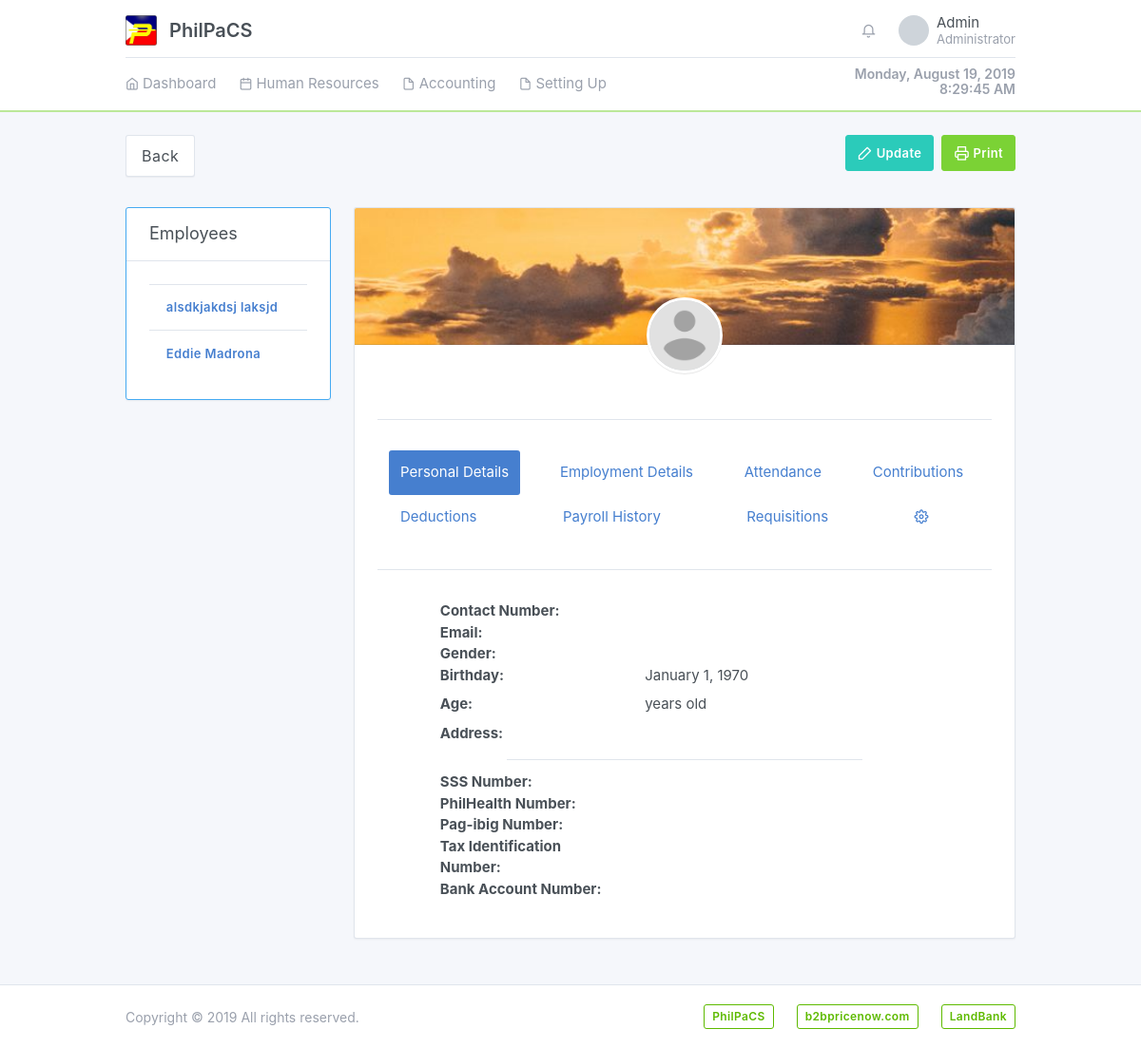
/system/employee.php?id=0 (signed in), run on an earlier commit of the app's database.
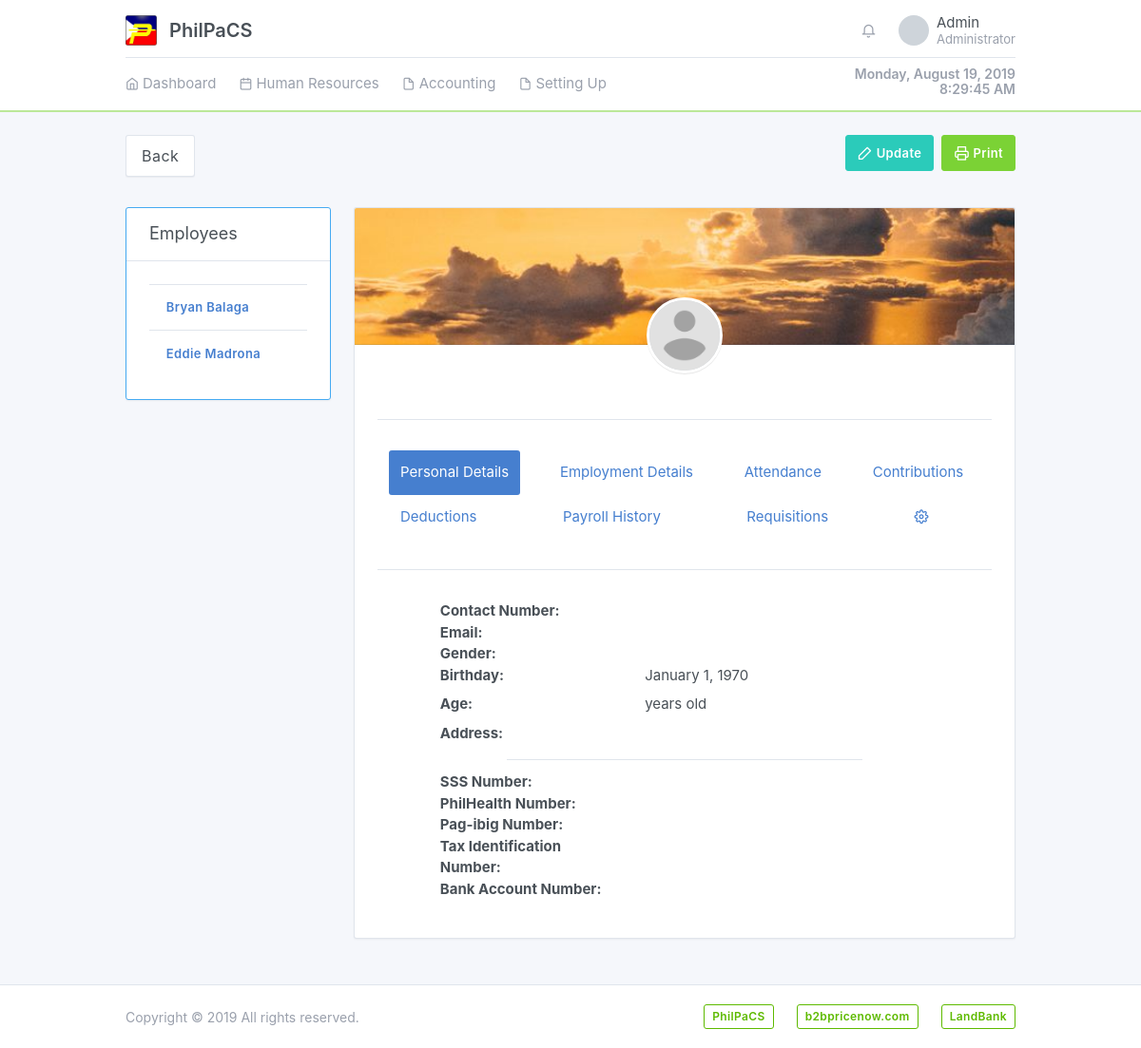
And on a later commit of the database.
### tables this page shows
CREATE TABLE `personaldetailstbl` (
  `personalID` int(11) NOT NULL AUTO_INCREMENT,
  `firstName` varchar(50) NOT NULL,
  `middleName` varchar(50) DEFAULT NULL,
  `lastName` varchar(50) NOT NULL,
  `contactNumber` varchar(15) NOT NULL,
  `email` varchar(60) NOT NULL,
  `gender` tinyint(1) NOT NULL,
  `birthday` date NOT NULL,
  `age` int(3) NOT NULL,
  `photo` varchar(255) DEFAULT NULL,
  `status` tinyint(1) NOT NULL,
  PRIMARY KEY (`personalID`)
);

### models/Config.php (called while the page is built, shortened)
<?php
require_once 'Database.php';
class Config extends Database {
	protected $conn;
	public function __construct() {
		$database = new Database();
		$this->conn = $database->db_connection();
	}
	public function runQuery($sql) {
		$stmt = $this->conn->prepare($sql);
		return $stmt;
	}
}

### models/Database.php (called while the page is built, shortened)
<?php
class Database {
	private $host = "localhost";
	private $dbname = "philpacs";
	private $username = "root";
	private $password = "";
	public function db_connection(){
		try {
			$this->conn = new PDO("mysql:host=" . $this->host . ";dbname=" . $this->dbname, $this->username, $this->password);
			$this->conn->setAttribute(PDO::ATTR_ERRMODE, PDO::ERRMODE_EXCEPTION);
			return $this->conn;
		} catch (PDOException $e) {
			echo "Connection Error: " . $e->getMessage();
		}
	}
}

### includes/employee/employee.data.php (shortened to what the changed rows need)
<div class="dimmer active">
  <div id="dimmer-content">
    <div class="row">
      <div class="col-md-3">
        <div class="card border-info">
          <div class="card-body">
            <table class="table table-sm datatable">
              <tbody>
                <?php
                $display = $config->runQuery("SELECT personalID, CONCAT (personaldetailstbl.firstName, ' ', personaldetailstbl.lastName) AS fullname
                                              FROM personaldetailstbl WHERE status=:status LIMIT 10");
                $display->execute(array(":status"=>1));
                while ($rows = $display->fetch(PDO::FETCH_ASSOC)) {
                  ?>
                  <tr>
                    <td>
                      <a href="./employee.php?id=<?=$rows['personalID'];?>" class="btn btn-link"><?=$rows['fullname'];?></a>
                    </td>
                  </tr>
                  <?php
                }
                ?>
              </tbody>
            </table>
          </div>
        </div>
      </div>
    </div>
  </div>
</div>

What changed in the data, as far as the page shows it:
changed personaldetailstbl (number 1 of 2 on the later page): fullname "alsdkjakdsj laksjd" → "Bryan Balaga"
